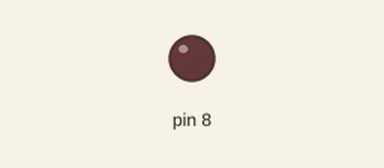
The sketch below on a simulated Arduino Uno, built with avr-gcc and run on an emulated ATmega328P. Parts: output pins drawn as LEDs (lit = HIGH).

Above: at 1.9 s.
At 5.9 s:
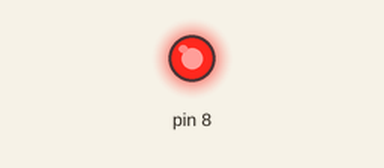
Timing chart, 0 to 10.4 s (numbered marks = the images above):
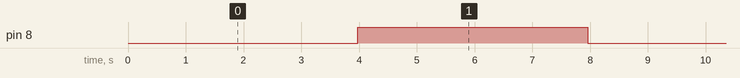

The sketch:

sketch.ino
```cpp
volatile uint8_t overflow_counter = 0;
void timer2_init(){
// prescaler 1024
TCCR2B |= (1 << CS22) | (1 << CS21) | (1 << CS20);
// Enable Overflow Interrupt
TIMSK2 |= (1 << TOIE2);
// enable global interrupt
sei();
}
void setup() {
timer2_init();
// Setting PB0 as output
DDRB |= (1 << PB0);
}
void loop() {
// nothing to do here
while(1);
}
ISR(TIMER2_OVF_vect){
overflow_counter ++;
if(overflow_counter == 122){
overflow_counter = 0;
PORTB ^= (1 << PB0);
}
}
```

Measured:
- by itself, pin 8: alternates HIGH for 4.0 s and LOW for 4.0 s
